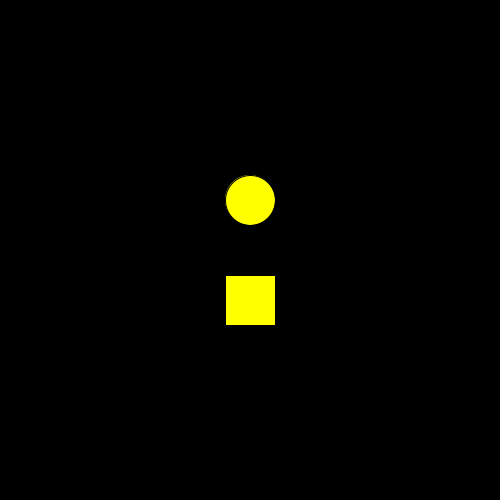
Frame 1 (no input)
Frame 60 (the mouse pressed at the canvas centre just before this capture): identical to frame 1, image omitted
Frame 120 (the mouse held since frame 60 and released just before this capture): identical to frame 1, image omitted

The Processing sketch that drew this single still picture (run headless with seeded random() and noise(); from frame 60 on, the mouse is pressed at the canvas centre):

// Processing sketch: ex15_project_01
// ── ex15_project_01.pde
// 본문 코드: 마우스가 원 안에 들어가면 원형 링 생성  및 증가, 사각형 안에 들어가면 사각형 링 생성 및 증가

Circle c;
Square s;

void setup() {
  size(500, 500);
  c = new Circle(width/2, 200, 50);
  s = new Square(width/2, 300, 50);
}

void draw() {
  background(0);
  c.display();
  c.move();
  c.check(mouseX, mouseY);
  s.display();
  s.move();
  s.check(mouseX, mouseY);
}

// 클래스 코드

class Shape {        // 상위 클래스
  boolean on;
  color c;
  float x, y, d, dd;

  Shape(float x, float y, float d) {  // 상위 생성자
    on = false;
    c = color(255, 255, 0);
    this.x = x;
    this.y = y;
    this.d = d;
    dd = 1;
  }

  void display() {      // 상위 메소드
    fill(c);
    textSize(50);
    text("Shape", x, y);
  }

  void move() {        // 상위 메소드
    if (on) {
      dd++;
    }
  }
}

class Circle extends Shape {    // 상위 클래스 상속
  Circle(float x, float y, float d) {
    super(x, y, d);
  }

  void display() {      // 상위 메소드 오버라이딩
    fill(c);
    ellipse(x, y, d, d);
    if (on) {
      noFill();
      stroke(255, 255, 0);
      strokeWeight(3);
      ellipse(x, y, dd, dd);
    }
  }

  void check(float xx, float yy) {  // 하위 메소드
    float distance = dist(x, y, xx, yy);
    if (distance < d/2) {
      on = true;
      c = color(255, 0, 0);
    } else {
      on = false;
      c = color(255, 255, 0);
      dd = 1;
    }
  }
}

class Square extends Shape {    // 상위 클래스 상속
  Square(float x, float y, float d) {
    super(x, y, d);
  }

  void display() {      // 상위 메소드 오버라이딩
    fill(c);
    rectMode(CENTER);
    rect(x, y, d, d);
    if (on) {
      noFill();
      stroke(255, 255, 0);
      strokeWeight(3);
      rect(x, y, dd, dd);
    }
  }

  void check(float xx, float yy) {  // 하위 메소드
    if ((x-d/2 < xx) && (x+d/2 > xx) && (y-d/2 < yy) && (y+d/2 > yy)) {
      on = true;
      c = color(255, 0, 0);
    } else {
      on = false;
      c = color(255, 255, 0);
      dd = 1;
    }
  }
}
